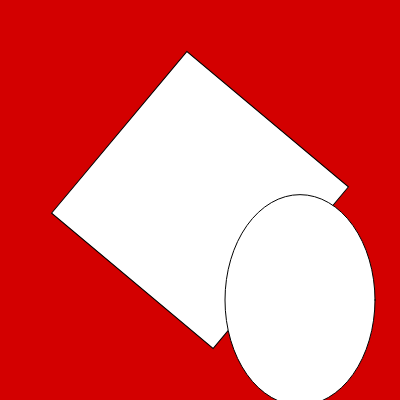
Frame 1 (no input)
Frame 60 (no input): identical to frame 1, image omitted
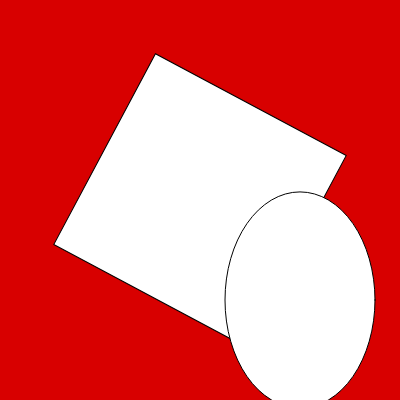
Frame 120 (the mouse pressed at the canvas centre since frame 60)

The p5.js sketch that drew these frames (run headless with seeded random() and noise() and a simulated clock; from frame 60 on, the mouse is pressed at the canvas centre):

// p5.js sketch
// ── sketch.js
// intro to interactivity
// incorporating transformations
// incorporate randomness

// when i press my mouse, something will happen

// first: let's generate a random number everytime i press my mouse

let r; // for storing my random number
let r2; // for random rotation

function setup() {
  createCanvas(400, 400);
  
  r = random(100, 255); // (minimum number, maximum number) so the randomness will be between those barriers
  r2 = random(360);
  console.log(r);
}

function draw() {
  background(r, 0, 0);
  push();
  translate(width/2, height/2, r) // shifts origin or where things are drawn
  rectMode(CENTER);
  rotate(r2); // number between 0 and 360
  rect(0, 0, r);
  pop();
  ellipse(300, 300, 150, r);
  // r = random(100, 255); if this is placed here we will get a strobing effect
}

function mousePressed() {
r = random(100, 255);
r2 = random(360);

}
